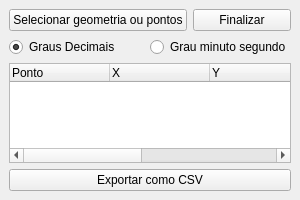
<?xml version="1.0" encoding="UTF-8"?>
<ui version="4.0">
 <class>convWindow</class>
 <widget class="QDockWidget" name="convWindow">
  <property name="geometry">
   <rect>
    <x>0</x>
    <y>0</y>
    <width>300</width>
    <height>200</height>
   </rect>
  </property>
  <property name="sizePolicy">
   <sizepolicy hsizetype="MinimumExpanding" vsizetype="MinimumExpanding">
    <horstretch>0</horstretch>
    <verstretch>0</verstretch>
   </sizepolicy>
  </property>
  <property name="minimumSize">
   <size>
    <width>300</width>
    <height>200</height>
   </size>
  </property>
  <property name="windowTitle">
   <string>Gerar azimute e distância</string>
  </property>
  <widget class="QWidget" name="dockWidgetContents">
   <layout class="QVBoxLayout" name="verticalLayout">
    <item>
     <layout class="QHBoxLayout" name="horizontalLayout">
      <item>
       <widget class="QPushButton" name="pointsButton">
        <property name="text">
         <string>Selecionar geometria ou pontos</string>
        </property>
        <property name="checkable">
         <bool>true</bool>
        </property>
       </widget>
      </item>
      <item>
       <widget class="QPushButton" name="FinishPointsButton">
        <property name="text">
         <string>Finalizar</string>
        </property>
       </widget>
      </item>
     </layout>
    </item>
    <item>
     <layout class="QHBoxLayout" name="horizontalLayout_2">
      <item>
       <widget class="QRadioButton" name="decimalButton">
        <property name="text">
         <string>Graus Decimais</string>
        </property>
        <property name="checked">
         <bool>true</bool>
        </property>
       </widget>
      </item>
      <item>
       <widget class="QRadioButton" name="dmsButton">
        <property name="text">
         <string>Grau minuto segundo</string>
        </property>
       </widget>
      </item>
     </layout>
    </item>
    <item>
     <widget class="QTreeWidget" name="mapList">
      <property name="enabled">
       <bool>true</bool>
      </property>
      <property name="editTriggers">
       <set>QAbstractItemView::NoEditTriggers</set>
      </property>
      <property name="alternatingRowColors">
       <bool>true</bool>
      </property>
      <property name="selectionMode">
       <enum>QAbstractItemView::SingleSelection</enum>
      </property>
      <attribute name="headerCascadingSectionResizes">
       <bool>false</bool>
      </attribute>
      <attribute name="headerStretchLastSection">
       <bool>false</bool>
      </attribute>
      <column>
       <property name="text">
        <string>Ponto</string>
       </property>
      </column>
      <column>
       <property name="text">
        <string>X</string>
       </property>
      </column>
      <column>
       <property name="text">
        <string>Y</string>
       </property>
      </column>
      <column>
       <property name="text">
        <string>Azimute</string>
       </property>
      </column>
      <column>
       <property name="text">
        <string>Distância</string>
       </property>
      </column>
      <column>
       <property name="text">
        <string>Destino</string>
       </property>
      </column>
     </widget>
    </item>
    <item>
     <widget class="QPushButton" name="csvButton">
      <property name="text">
       <string>Exportar como CSV</string>
      </property>
     </widget>
    </item>
   </layout>
  </widget>
 </widget>
 <resources/>
 <connections/>
</ui>
